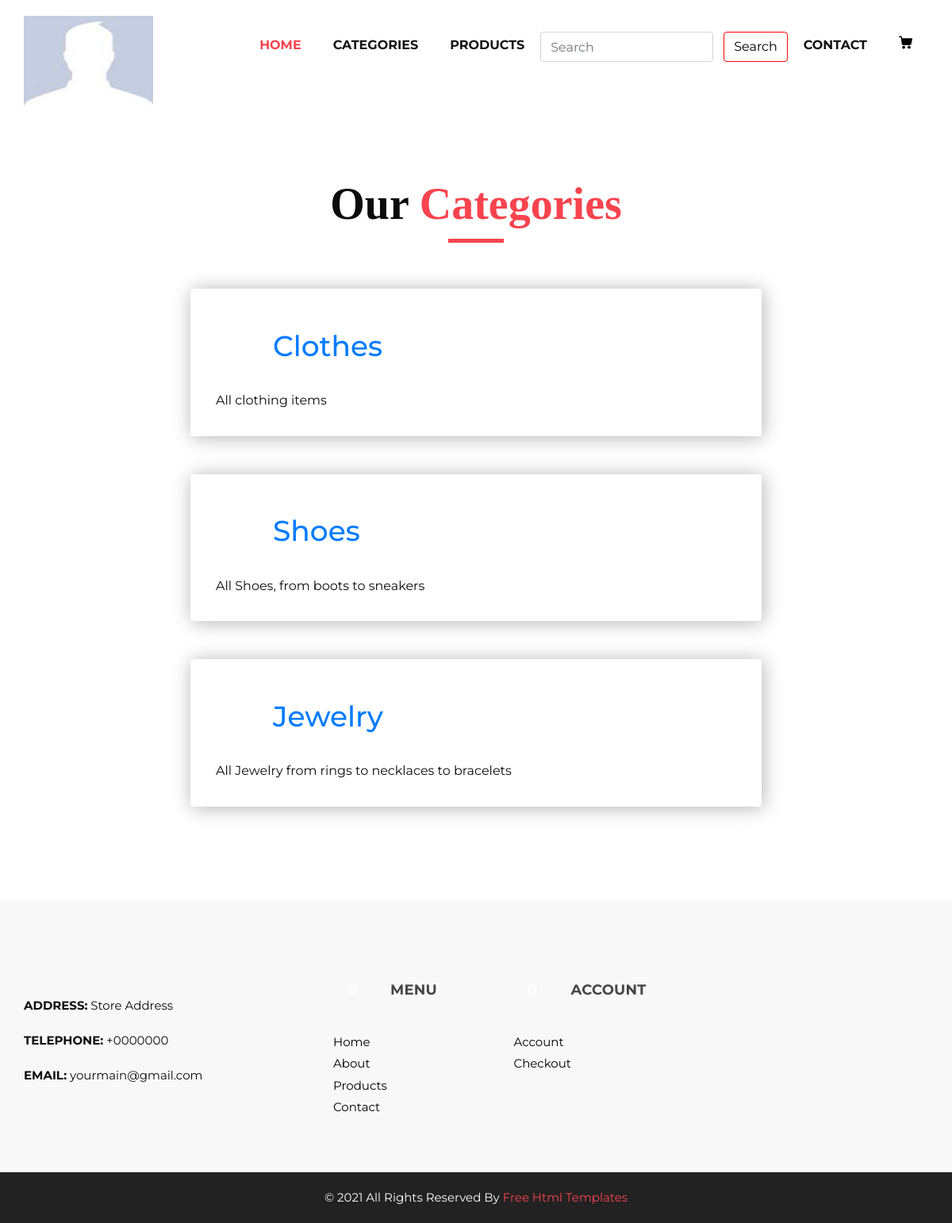
Page /store/categories/ on the committed database.
### products/models.py (models this page shows, shortened)
class Categories(models.Model):
    category_name = models.CharField(max_length=100, unique=True)
    description = models.TextField(max_length=300, blank=True)
    class Meta:
        verbose_name_plural = 'Categories'

### store/views.py (the view)
# urls.py: path('categories/', CategoriesListView.as_view(), name='category_list'),
class CategoriesListView(ListView):
    model = Categories
    template_name = 'store/categories_list.html'
    context_object_name = 'categories'

### store/templates/store/categories_list.html (shortened to what this page needs)
{% extends 'store/storefront.html' %}
{% load static %}
{% block extralink %} <link rel="stylesheet" href="{% static 'css/store_css/categories.css' %}"> {% endblock extralink %}
{% block content %}
<section class="product_section layout_padding">
    <div class="container">
       <div class="heading_container heading_center">
          <h2>
             Our <span>Categories</span>
          </h2>
       </div>
       <ol style="--length: 5" role="list">
        {% for category in categories %}
        <li style="--i: 1"  class="listitem">
          <h3><a href="{% url 'products_by_category' category.id %}">{{ category.category_name }}</a></h3>
          <p>{{ category.description }}</p>
        </li>
        {% endfor %}
      </ol>
       </div>
    </div>
{% endblock content %}

### django_project/static/css/store_css/style.css (style rules this page uses)
* { box-sizing: border-box; }
body { font-family: 'Montserrat', sans-serif; color: #0c0c0c; background-color: #ffffff; overflow-x: hidden; }
.layout_padding { padding: 70px 0; }
h1, h2 { font-family: 'Playfair Display', serif; }
.heading_container { display: -webkit-box; display: -ms-flexbox; display: flex; -webkit-box-orient: vertical; -webkit-box-direction: normal; -ms-flex-direction: column; flex-direction: column; -webkit-box-align: start; -ms-flex-align: start; align-items: flex-start; }
.heading_container h2 { position: relative; margin-bottom: 0; font-size: 3.5rem; font-weight: bold; }
.heading_container h2::after { content: ""; display: block; width: 70px; height: 5px; background: #f7444e; margin: 10px auto 10px; }
.heading_container h2 span { color: #f7444e; }
.heading_container.heading_center { -webkit-box-align: center; -ms-flex-align: center; align-items: center; text-align: center; }
a, a:hover, a:focus { text-decoration: none; }
.product_section .heading_container { margin-bottom: 20px; }

### django_project/static/css/store_css/responsive.css (style rules this page uses)
@media (min-width: 1200px) { .container { max-width: 1170px; } }

### django_project/static/css/store_css/categories.css (style rules this page uses)
* { box-sizing: border-box; }
p { margin: 0; line-height: 1.6; }
ol { list-style: none; counter-reset: list; padding: 0 1rem; }
.listitem { position: relative; counter-increment: list; max-width: 45rem; margin: 2rem auto; padding: 2rem 1rem 1rem; box-shadow: 0.1rem 0.1rem 1.5rem rgba(0, 0, 0, 0.3); border-radius: 0.25rem; overflow: hidden; background-color: white; }
.listitem::before { content: ''; display: block; width: 100%; height: 1rem; position: absolute; top: 0; left: 0; background: linear-gradient(to right, var(--c1) var(--stop), var(--c2) var(--stop)); }
h3 { display: flex; align-items: baseline; margin: 0 0 1rem; color: rgb(70 70 70); }
h3::before { display: flex; justify-content: center; align-items: center; flex: 0 0 auto; margin-right: 1rem; width: 3rem; height: 3rem; content: counter(list); padding: 1rem; border-radius: 50%; background-color: var(--c1); color: white; }
@media (min-width: 40em) { .listitem { margin: 3rem auto; padding: 3rem 2rem 2rem; } }
@media (min-width: 40em) { h3 { font-size: 2.25rem; margin: 0 0 2rem; } }
@media (min-width: 40em) { h3::before { margin-right: 1.5rem; } }

### rows in the picture
Categories: category_name "Clothes", description "All clothing items"
Categories: category_name "Shoes", description "All Shoes, from boots to sneakers"
Categories: category_name "Jewelry", description "All Jewelry from rings to necklaces to bracelets"
